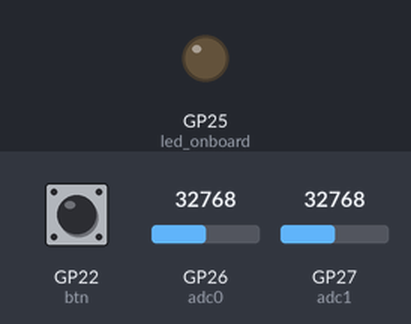
Recording of a program running on a simulated Raspberry Pi Pico running MicroPython. On the bench: output pins drawn as LEDs (lit = HIGH). The test bench sets the inputs (shaded band); at power-on: GP22 (btn) HIGH, GP26 (adc0) = 32768, GP27 (adc1) = 32768 (analog values on the 0–65535 scale). What the program prints to the serial console is not drawn.

Above: at 1.2 s.
1.3 s: GP22 (btn) pulled LOW for 1.2 s
At 2.4 s:
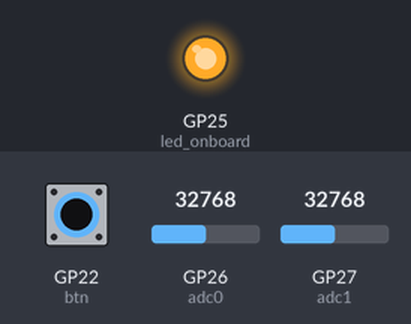
10.5 s: GP22 (btn) pulled LOW for 3.2 s
At 14.3 s:
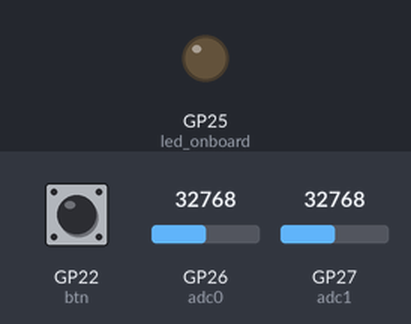
Timing chart, 0 to 15.8 s (numbered marks = the images above; inputs shaded):
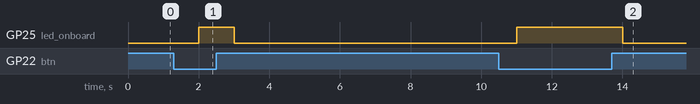

Measured:
- after the input at 1.3 s, GP25 (led_onboard): LOW → HIGH after 0.70 s, → LOW 1.0 s later
- after the input at 10.5 s, GP25 (led_onboard): LOW → HIGH after 0.51 s, → LOW 3.0 s later

The program:

PB-09-4-10-Demo_2-Achsen-Joystick.py
```python
# Bibliotheken laden
from machine import Pin, ADC
from time import sleep

# Initialisierung: GPIO25 als Ausgang
led_onboard = Pin(25, Pin.OUT, value=0)

# Initialisierung: Button
btn = Pin(22, Pin.IN, Pin.PULL_UP)

# Initialisierung: ADC0 (GPIO26)
adc0 = ADC(0)

# Initialisierung: ADC1 (GPIO27)
adc1 = ADC(1)

# Wiederholung (Endlos-Schleife)
while True:
    # Taster-Zustand
    led_onboard.value(not btn.value())
    # ADC0 als Dezimalzahl lesen (horizontale Achse)
    x = adc0.read_u16()
    # ADC1 als Dezimalzahl lesen (vertikale Achse)
    y = adc1.read_u16()
    # Auswertung der Position/Richtung
    pos_y = 'mitte'
    pos_x = 'mitte'
    if y < 20000: pos_y = 'unten'
    elif y > 40000: pos_y = 'oben'
    if x < 20000: pos_x = 'links'
    elif x > 40000: pos_x = 'rechts'
    # Ausgabe in der Kommandozeile/Shell
    print('ADC0:', x, '/', 'X-Achse:', pos_x)
    print('ADC1:', y, '/', 'Y-Achse:', pos_y)
    print()
    # Warten
    sleep(1)

"""
Das vorliegende MicroPython-Programm ist für den Raspberry Pi Pico geschrieben
und zeigt die Verwendung eines Onboard-LEDs, eines Tasters (Button) sowie
zweier analoger Sensoren (ADC0 und ADC1) auf. Das Programm überwacht den Zustand
des Tasters und liest die Werte der beiden analogen Sensoren aus, um deren
Position oder Richtung zu bestimmen. Hier ist eine detaillierte Erläuterung:

    Import von Modulen und Initialisierung:

from machine import Pin, ADC
from time import sleep

    machine: Ein Modul, das Funktionen für Hardwarezugriffe bereitstellt.
    Hier werden die Klassen Pin und ADC verwendet.
    time: Ein Modul zur Zeitmessung. Die Funktion sleep wird verwendet,
    um Pausen im Programmablauf einzufügen.

Initialisierung von Hardwarekomponenten:

led_onboard = Pin(25, Pin.OUT, value=0)
btn = Pin(22, Pin.IN, Pin.PULL_UP)
adc0 = ADC(0)
adc1 = ADC(1)

    led_onboard: Initialisierung der Onboard-LED (GPIO-Pin 25) als Ausgang
    mit einem anfänglichen Wert von 0 (ausgeschaltet).
    btn: Initialisierung des Tasters (GPIO-Pin 22) als Eingang mit
    Pull-Up-Widerstand.
    adc0, adc1: Initialisierung von zwei ADC (Analog-Digital Converter)
    Objekten für die analogen Sensoren an den Pins GPIO26 und GPIO27.

Endlosschleife zur Sensordatenerfassung:

while True:

Die Hauptfunktionalität des Programms findet innerhalb einer Endlosschleife
statt, was bedeutet, dass das Programm kontinuierlich ausgeführt wird.

Taster-Zustandsüberwachung und LED-Steuerung:

led_onboard.value(not btn.value())

Die Onboard-LED wird entsprechend dem Zustand des Tasters (Button) gesteuert.
Wenn der Taster gedrückt wird, wird die LED eingeschaltet und umgekehrt.

Lesen der analogen Sensoren:

x = adc0.read_u16()
y = adc1.read_u16()

Die analogen Sensoren werden ausgelesen. read_u16() gibt den Wert des
ADC als 16-Bit-Ganzzahl zurück.

Auswertung der Sensorwerte:

if y < 29000: pos_y = 'oben'
elif y > 32000: pos_y = 'unten'
if x < 29000: pos_x = 'rechts'
elif x > 32000: pos_x = 'links'

Die Sensorwerte werden ausgewertet, um die Position oder Richtung der Messung zu
bestimmen. Die Schwellenwerte für die Richtung (rechts, links, oben, unten)
sind willkürlich festgelegt und können je nach Anwendung angepasst werden.

Ausgabe der Ergebnisse:

print('ADC0:', x, '/', 'X-Achse:', pos_x)
print('ADC1:', y, '/', 'Y-Achse:', pos_y)
print()

Die erfassten Sensorwerte und deren Positionen werden auf der Konsole ausgegeben.

Warten:

    sleep(1)

    Das Programm wartet eine Sekunde, bevor es den nächsten Schleifendurchlauf beginnt.

Dieses Programm demonstriert die Verwendung von GPIO-Pins, einem Taster und
analogen Sensoren auf dem Raspberry Pi Pico und bietet eine einfache Möglichkeit,
Eingaben von Sensoren zu erfassen und entsprechend zu reagieren.
"""
```
